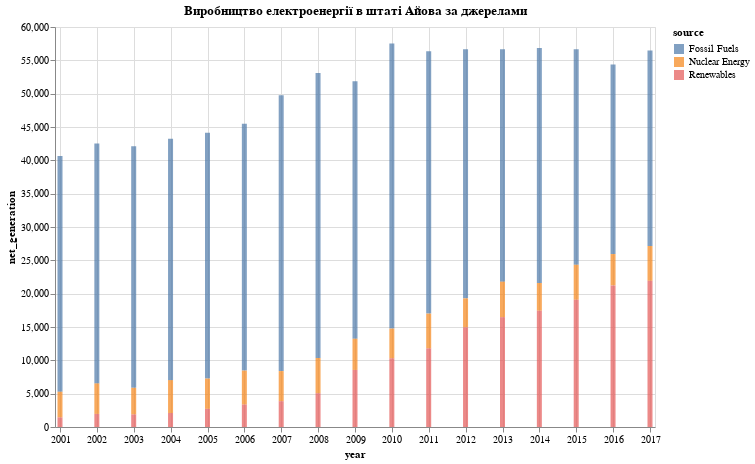

Notebook code for this chart:
### Code cell
iowa_data = data.iowa_electricity()

chart = alt.Chart(iowa_data).mark_bar(opacity=0.7).encode(
    x='year:T',
    y='net_generation:Q',
    color='source:N'
).properties(
    title='Виробництво електроенергії в штаті Айова за джерелами',
    width=600,
    height=400
)

chart

### Figure 1 — Vega-Lite specification as saved in the notebook (floating-point values rounded to 4 significant figures)
{"config": {"view": {"continuousWidth": 400, "continuousHeight": 300}}, "data": {"name": "data-bb61008ba0c766c5601afa5323d12ad4"}, "mark": {"type": "bar", "opacity": 0.7}, "encoding": {"color": {"field": "source", "type": "nominal"}, "x": {"field": "year", "type": "temporal"}, "y": {"field": "net_generation", "type": "quantitative"}}, "height": 400, "title": "Виробництво електроенергії в штаті Айова за джерелами", "width": 600, "$schema": "https://vega.github.io/schema/vega-lite/v4.17.0.json", "datasets": {"data-bb61008ba0c766c5601afa5323d12ad4": [{"year": "2001-01-01T00:00:00", "source": "Fossil Fuels", "net_generation": 35361}, {"year": "2002-01-01T00:00:00", "source": "Fossil Fuels", "net_generation": 35991}, {"year": "2003-01-01T00:00:00", "source": "Fossil Fuels", "net_generation": 36234}, {"year": "2004-01-01T00:00:00", "source": "Fossil Fuels", "net_generation": 36205}, {"year": "2005-01-01T00:00:00", "source": "Fossil Fuels", "net_generation": 36883}, {"year": "2006-01-01T00:00:00", "source": "Fossil Fuels", "net_generation": 37014}, {"year": "2007-01-01T00:00:00", "source": "Fossil Fuels", "net_generation": 41389}, {"year": "2008-01-01T00:00:00", "source": "Fossil Fuels", "net_generation": 42734}, {"year": "2009-01-01T00:00:00", "source": "Fossil Fuels", "net_generation": 38620}, {"year": "2010-01-01T00:00:00", "source": "Fossil Fuels", "net_generation": 42750}, {"year": "2011-01-01T00:00:00", "source": "Fossil Fuels", "net_generation": 39361}, {"year": "2012-01-01T00:00:00", "source": "Fossil Fuels", "net_generation": 37379}, {"year": "2013-01-01T00:00:00", "source": "Fossil Fuels", "net_generation": 34873}, {"year": "2014-01-01T00:00:00", "source": "Fossil Fuels", "net_generation": 35250}, {"year": "2015-01-01T00:00:00", "source": "Fossil Fuels", "net_generation": 32319}, {"year": "2016-01-01T00:00:00", "source": "Fossil Fuels", "net_generation": 28437}, {"year": "2017-01-01T00:00:00", "source": "Fossil Fuels", "net_generation": 29329}, {"year": "2001-01-01T00:00:00", "source": "Nuclear Energy", "net_generation": 3853}, {"year": "2002-01-01T00:00:00", "source": "Nuclear Energy", "net_generation": 4574}, {"year": "2003-01-01T00:00:00", "source": "Nuclear Energy", "net_generation": 3988}, {"year": "2004-01-01T00:00:00", "source": "Nuclear Energy", "net_generation": 4929}, {"year": "2005-01-01T00:00:00", "source": "Nuclear Energy", "net_generation": 4538}, {"year": "2006-01-01T00:00:00", "source": "Nuclear Energy", "net_generation": 5095}, {"year": "2007-01-01T00:00:00", "source": "Nuclear Energy", "net_generation": 4519}, {"year": "2008-01-01T00:00:00", "source": "Nuclear Energy", "net_generation": 5282}, {"year": "2009-01-01T00:00:00", "source": "Nuclear Energy", "net_generation": 4679}, {"year": "2010-01-01T00:00:00", "source": "Nuclear Energy", "net_generation": 4451}, {"year": "2011-01-01T00:00:00", "source": "Nuclear Energy", "net_generation": 5215}, {"year": "2012-01-01T00:00:00", "source": "Nuclear Energy", "net_generation": 4347}, {"year": "2013-01-01T00:00:00", "source": "Nuclear Energy", "net_generation": 5321}, {"year": "2014-01-01T00:00:00", "source": "Nuclear Energy", "net_generation": 4152}, {"year": "2015-01-01T00:00:00", "source": "Nuclear Energy", "net_generation": 5243}, {"year": "2016-01-01T00:00:00", "source": "Nuclear Energy", "net_generation": 4703}, {"year": "2017-01-01T00:00:00", "source": "Nuclear Energy", "net_generation": 5214}, {"year": "2001-01-01T00:00:00", "source": "Renewables", "net_generation": 1437}, {"year": "2002-01-01T00:00:00", "source": "Renewables", "net_generation": 1963}, {"year": "2003-01-01T00:00:00", "source": "Renewables", "net_generation": 1885}, {"year": "2004-01-01T00:00:00", "source": "Renewables", "net_generation": 2102}, {"year": "2005-01-01T00:00:00", "source": "Renewables", "net_generation": 2724}, {"year": "2006-01-01T00:00:00", "source": "Renewables", "net_generation": 3364}, {"year": "2007-01-01T00:00:00", "source": "Renewables", "net_generation": 3870}, {"year": "2008-01-01T00:00:00", "source": "Renewables", "net_generation": 5070}, {"year": "2009-01-01T00:00:00", "source": "Renewables", "net_generation": 8560}, {"year": "2010-01-01T00:00:00", "source": "Renewables", "net_generation": 10308}, {"year": "2011-01-01T00:00:00", "source": "Renewables", "net_generation": 11795}, {"year": "2012-01-01T00:00:00", "source": "Renewables", "net_generation": 14949}, {"year": "2013-01-01T00:00:00", "source": "Renewables", "net_generation": 16476}, {"year": "2014-01-01T00:00:00", "source": "Renewables", "net_generation": 17452}, {"year": "2015-01-01T00:00:00", "source": "Renewables", "net_generation": 19091}, {"year": "2016-01-01T00:00:00", "source": "Renewables", "net_generation": 21241}, {"year": "2017-01-01T00:00:00", "source": "Renewables", "net_generation": 21933}]}}
